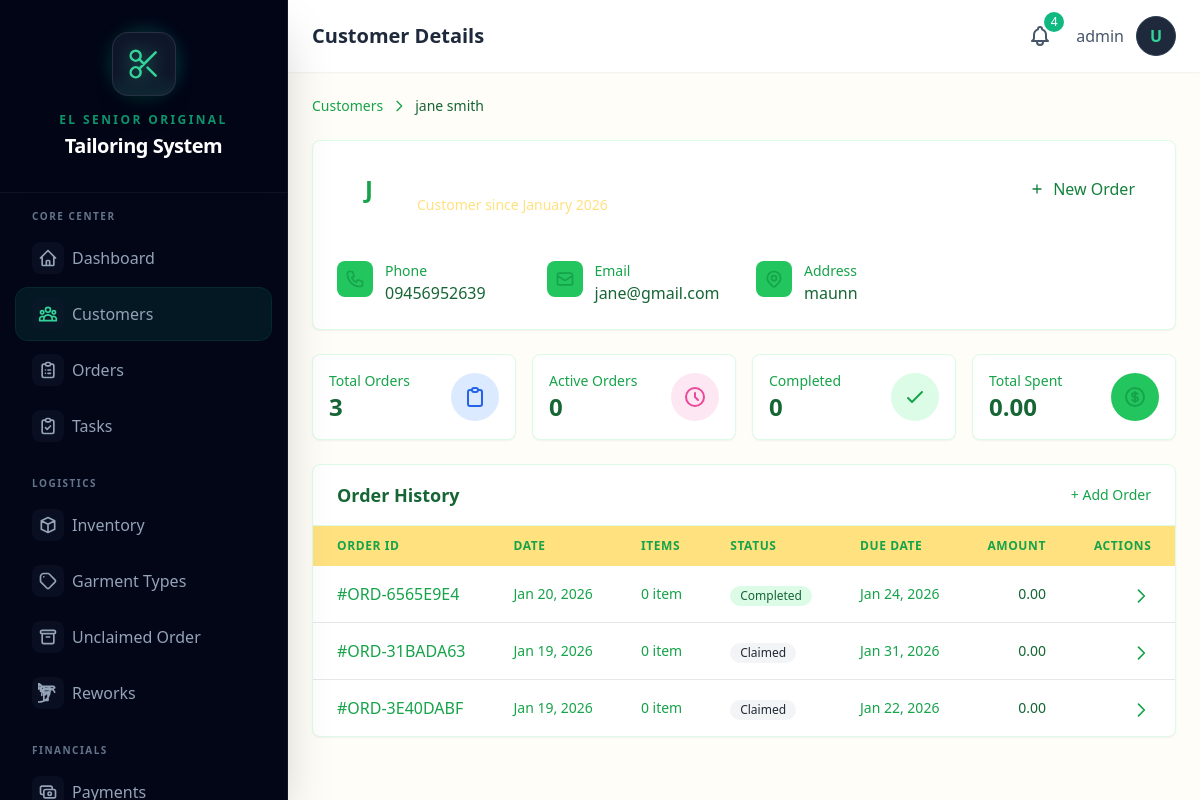
Page /customers/1/ (signed in) on the earlier database version.
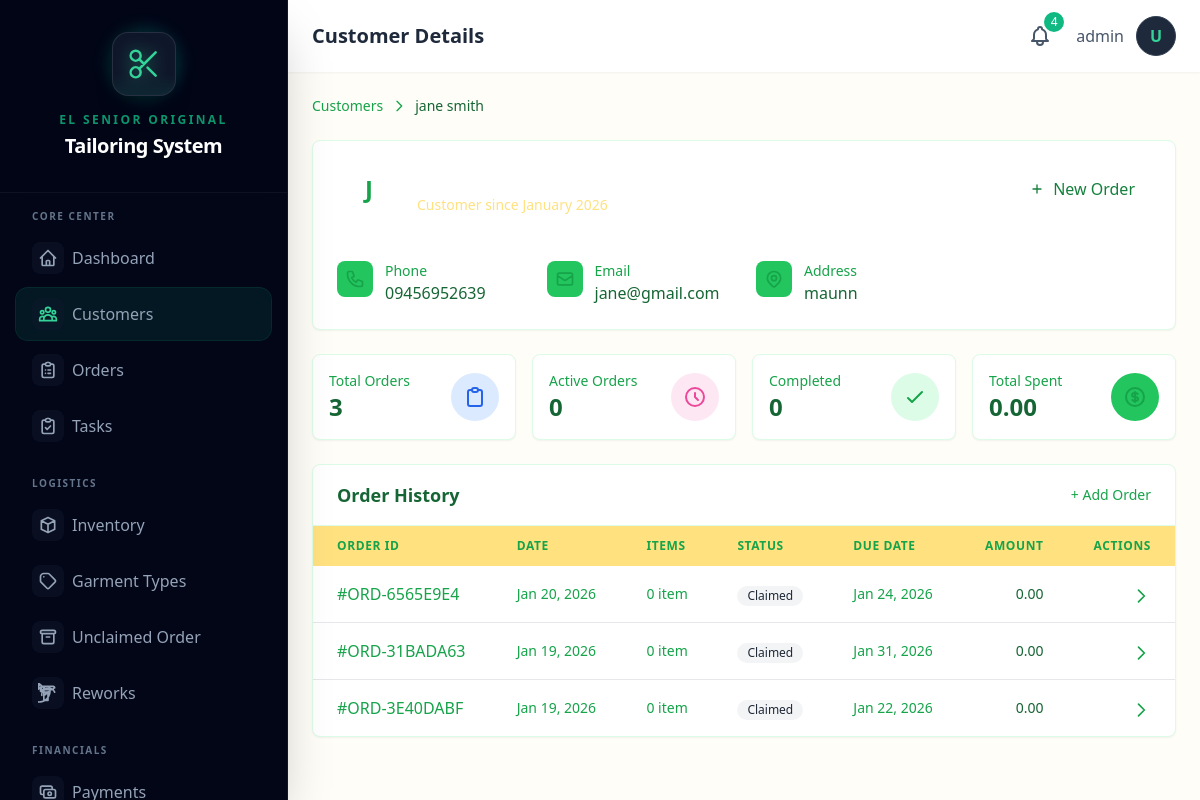
Same page on the later database version.
### core/models.py (models this page shows, shortened)
class Order(models.Model):
    STATUS_CHOICES = [
        ('pending', 'Pending'),
        ('in_progress', 'In Progress'),
        ('completed', 'Completed'),
        ('delivered', 'Claimed'),
        ('for_adjustment', 'For Adjustment/Rework'),
        ('ready_for_reclaim', 'Ready for Re-Claim'),
        ('cancelled', 'Cancelled'),
    ]
    order_number = models.CharField(max_length=50, unique=True, editable=False)
    customer = models.ForeignKey(
        Customer,
        on_delete=models.PROTECT,
        related_name='orders'
    )
    garment_type = models.ForeignKey(
        GarmentType,
        on_delete=models.PROTECT
    )
    fabric = models.ForeignKey(
        Fabric,
        on_delete=models.PROTECT
    )
    quantity = models.PositiveIntegerField(default=1)
    fabric_meters_used = models.DecimalField(
        max_digits=10,
        decimal_places=2
    )
    measurements = models.JSONField(default=dict, blank=True)
    special_instructions = models.TextField(blank=True)
    total_price = models.DecimalField(max_digits=10, decimal_places=2)
    deposit_amount = models.DecimalField(max_digits=10, decimal_places=2)
    balance_amount = models.DecimalField(max_digits=10, decimal_places=2)
    status = models.CharField(max_length=20, choices=STATUS_CHOICES, default='pending')
    order_date = models.DateTimeField(auto_now_add=True)
    due_date = models.DateField(null=True, blank=True)
    completed_date = models.DateTimeField(null=True, blank=True)
    created_by = models.ForeignKey(
        User,
        on_delete=models.SET_NULL,
        null=True,
        related_name='created_orders'
    )
    created_at = models.DateTimeField(auto_now_add=True)
    updated_at = models.DateTimeField(auto_now=True)
    class Meta:
        ordering = ['-created_at']

### core/views.py (the view)
    def wrapper(request, *args, **kwargs):
        if not request.user.is_authenticated:
            return redirect("login")
        if not hasattr(request.user, "profile") or not request.user.profile.is_admin:
            messages.error(request, "Admin access required.")
            return redirect("dashboard")
        return view_func(request, *args, **kwargs)

### core/context_processors.py (called while the page is built)
def shop_info(request):
    return {
        'SHOP_NAME': getattr(settings, 'SHOP_NAME', 'El Senior Original Tailoring'),
        'SHOP_ADDRESS': getattr(settings, 'SHOP_ADDRESS', ''),
        'SHOP_PHONE': getattr(settings, 'SHOP_PHONE', ''),
    }

def notifications(request):
    if not request.user.is_authenticated:
        return {
            'unread_notification_count': 0,
            'recent_notifications': [],
            'has_unread_notifications': False,
        }
    from .models import Notification
    unread_count = Notification.get_unread_count(request.user)
    recent_notifications = Notification.get_recent_notifications(request.user, limit=10)
    urgent_count = Notification.objects.filter(
        recipient=request.user,
        is_read=False,
        priority__in=['urgent', 'high']
    ).count()
    return {
        'unread_notification_count': unread_count,
        'recent_notifications': recent_notifications,
        'has_unread_notifications': unread_count > 0,
        'urgent_notification_count': urgent_count,
        'has_urgent_notifications': urgent_count > 0,
    }

### core/models.py (called while the page is built)
    @property
    def is_admin(self):
        return self.role == 'admin'

### templates/customers/detail.html (shortened to what the changed rows need)
{% extends 'base.html' %}
{% block page_title %}Customer Details{% endblock %}
{% block content %}
<div class="space-y-6">
    <div class="bg-white rounded-lg shadow-sm border border-green-100 overflow-hidden">
        <div class="px-6 py-4 bg-gradient-to-r from-brown-600 to-brown-700">
            <div class="flex items-center justify-between">
                <div class="flex items-center space-x-4">
                    <div>
                        <h2 class="text-2xl font-bold text-white">{{ customer.name }}</h2>
                    </div>
                </div>
            </div>
        </div>
    </div>
    <div class="bg-white rounded-lg shadow-sm border border-green-100 overflow-hidden">
        {% if orders %}
        <div class="overflow-x-auto">
            <table class="w-full">
                <thead class="bg-cream-500">
                    <tr>
                        <th class="px-6 py-3 text-left text-xs font-semibold text-green-600 uppercase tracking-wider">Order ID</th>
                        <th class="px-6 py-3 text-left text-xs font-semibold text-green-600 uppercase tracking-wider">Date</th>
                        <th class="px-6 py-3 text-left text-xs font-semibold text-green-600 uppercase tracking-wider">Items</th>
                        <th class="px-6 py-3 text-left text-xs font-semibold text-green-600 uppercase tracking-wider">Status</th>
                        <th class="px-6 py-3 text-left text-xs font-semibold text-green-600 uppercase tracking-wider">Due Date</th>
                        <th class="px-6 py-3 text-right text-xs font-semibold text-green-600 uppercase tracking-wider">Amount</th>
                        <th class="px-6 py-3 text-right text-xs font-semibold text-green-600 uppercase tracking-wider">Actions</th>
                    </tr>
                </thead>
                <tbody class="divide-y divide-brown-100">
                    {% for order in orders %}
                    <tr class="hover:bg-pink-5000 transition-colors">
                        <td class="px-6 py-4 whitespace-nowrap">
                            <a href="{% url 'order_detail' order.pk %}" class="text-green-600 hover:text-green-800 font-medium">
                                #{{ order.order_number|default:order.pk }}
                            </a>
                        </td>
                        <td class="px-6 py-4 whitespace-nowrap text-sm text-green-600">
                            {{ order.created_at|date:"M j, Y" }}
                        </td>
                        <td class="px-6 py-4 whitespace-nowrap text-sm text-green-600">
                            {{ order.items.count|default:"0" }} item{{ order.items.count|pluralize }}
                        </td>
                        <td class="px-6 py-4 whitespace-nowrap">
                            <span class="inline-flex items-center px-2.5 py-0.5 rounded-full text-xs font-medium
                                {% if order.status == 'completed' or order.status == 'claimed' %}
                                    bg-green-100 text-green-800
                                {% elif order.status == 'in_progress' %}
                                    bg-blue-100 text-blue-800
                                {% elif order.status == 'pending' %}
                                    bg-pink-100 text-pink-500
                                {% elif order.status == 'cancelled' %}
                                    bg-salmon-100 text-salmon-500
                                {% else %}
                                    bg-gray-100 text-gray-800
                                {% endif %}">
                                {{ order.get_status_display|default:order.status|title }}
                            </span>
                        </td>
                        <td class="px-6 py-4 whitespace-nowrap text-sm text-green-600">
                            {{ order.due_date|date:"M j, Y"|default:"-" }}
                        </td>
                        <td class="px-6 py-4 whitespace-nowrap text-sm text-green-800 font-medium text-right">
                            {{ order.total_amount|default:"0.00" }}
                        </td>
                        <td class="px-6 py-4 whitespace-nowrap text-right">
                            <a href="{% url 'order_detail' order.pk %}" class="text-green-600 hover:text-green-700">
                                <svg class="w-5 h-5 inline" fill="none" stroke="currentColor" viewBox="0 0 24 24">
                                    <path stroke-linecap="round" stroke-linejoin="round" stroke-width="2" d="M9 5l7 7-7 7"/>
                                </svg>
                            </a>
                        </td>
                    </tr>
                    {% endfor %}
                </tbody>
            </table>
        </div>
        {% endif %}
    </div>
</div>
{% endblock %}

Differences in the rows shown:
changed Order "ORD-6565E9E4": status "Completed" → "Claimed"
